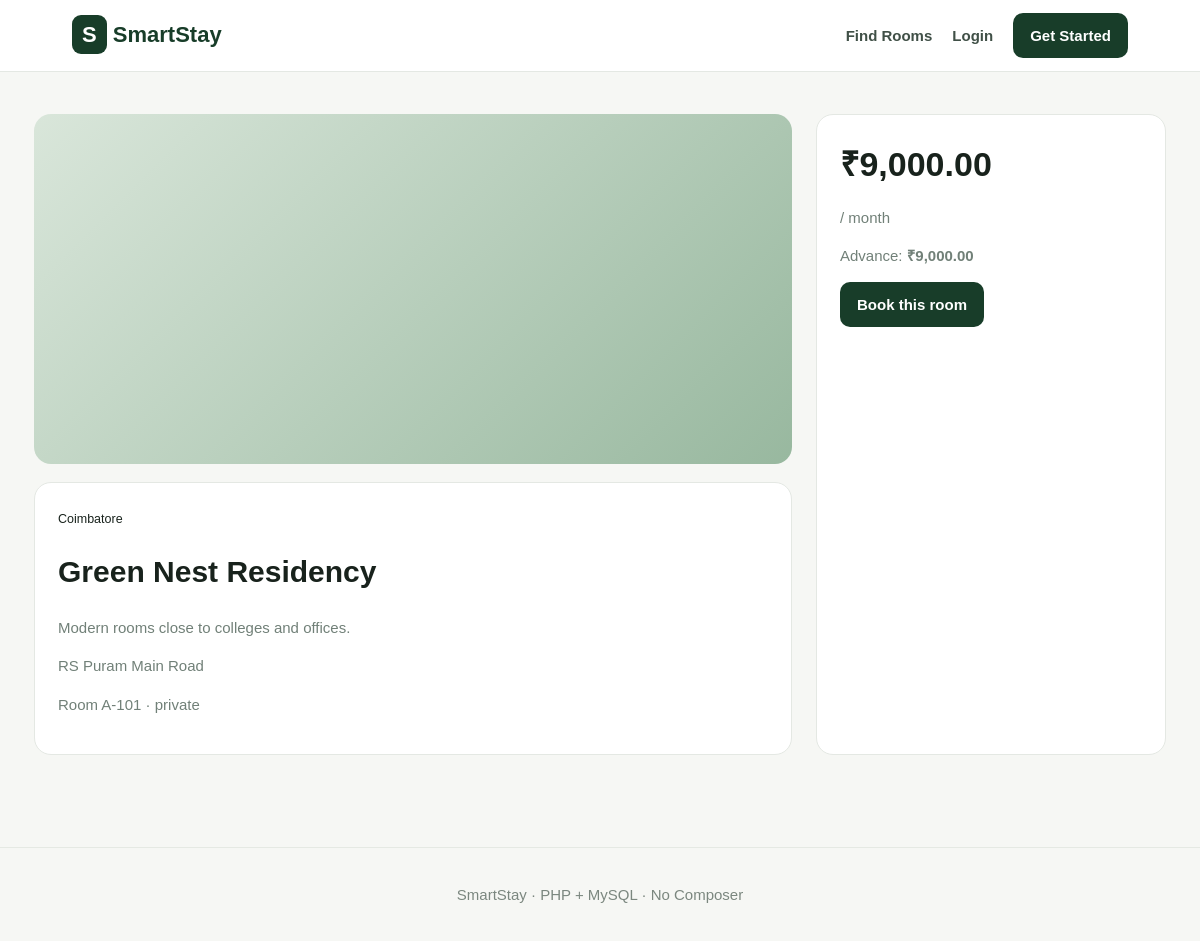
Screenshot of /room.php?id=1 with the database file from the repository.
### tables this page shows
CREATE TABLE rooms(id INT AUTO_INCREMENT PRIMARY KEY,property_id INT NOT NULL,room_number VARCHAR(30) NOT NULL,room_type ENUM('private','shared') DEFAULT 'private',rent DECIMAL(10,2) NOT NULL,deposit DECIMAL(10,2) DEFAULT 0,status ENUM('available','occupied','maintenance') DEFAULT 'available',FOREIGN KEY(property_id) REFERENCES properties(id) ON DELETE CASCADE);

CREATE TABLE properties(id INT AUTO_INCREMENT PRIMARY KEY,owner_id INT NOT NULL,title VARCHAR(180) NOT NULL,address VARCHAR(255) NOT NULL,city VARCHAR(100) NOT NULL,description TEXT,created_at DATETIME DEFAULT CURRENT_TIMESTAMP,FOREIGN KEY(owner_id) REFERENCES users(id) ON DELETE CASCADE);

### config/config.php (called while the page is built, shortened)
<?php
function db(){static $p; if(!$p){$p=new PDO('mysql:host='.DB_HOST.';dbname='.DB_NAME.';charset=utf8mb4',DB_USER,DB_PASS,[PDO::ATTR_ERRMODE=>PDO::ERRMODE_EXCEPTION,PDO::ATTR_DEFAULT_FETCH_MODE=>PDO::FETCH_ASSOC]);}return $p;}
function e($x){return htmlspecialchars((string)$x,ENT_QUOTES,'UTF-8');} function money($n){return '₹'.number_format((float)$n,2);}

### room.php (the view)
<?php require 'config/config.php';$s=db()->prepare("SELECT r.*,p.title,p.address,p.city,p.description,u.name owner FROM rooms r JOIN properties p ON p.id=r.property_id JOIN users u ON u.id=p.owner_id WHERE r.id=?");$s->execute([(int)$_GET['id']]);$r=$s->fetch();if(!$r)exit('Room not found');$title=$r['title'];require 'config/header.php';?><div class="detail"><div><div class="photo big"></div><div class="panel"><small><?=e($r['city'])?></small><h1><?=e($r['title'])?></h1><p><?=e($r['description'])?></p><p><?=e($r['address'])?></p><p>Room <?=e($r['room_number'])?> · <?=e($r['room_type'])?></p></div></div><aside class="panel"><strong class="bigprice"><?=money($r['rent'])?></strong><p>/ month</p><p>Advance: <b><?=money($r['deposit'])?></b></p><?php if($r['status']==='available'):?><a class="btn" href="<?=BASE_URL?>/booking.php?room_id=<?=$r['id']?>">Book this room</a><?php else:?><b>Occupied</b><?php endif;?></aside></div><?php require 'config/footer.php';?>

### public/assets/style.css (style rules this page uses)
* { box-sizing:border-box }
body { margin:0;background:#f6f7f4;color:#18221c;font:15px/1.55 Arial,sans-serif }
.nav,.btn { background:#183d29;color:#fff!important;padding:11px 17px;border-radius:10px;text-decoration:none;border:0;font-weight:800;display:inline-block;cursor:pointer }
.features div,.panel { background:#fff;border:1px solid #e4e8e3;border-radius:17px;padding:23px }
.features p,.panel p { color:#718078 }
.photo { height:175px;background:linear-gradient(135deg,#d9e6da,#98b89f) }
.photo.big { height:350px;border-radius:17px;margin-bottom:18px }
.detail { display:grid;grid-template-columns:1fr 350px;gap:24px }
.bigprice { font-size:34px }

### rows the page displays
rooms: property.city "Coimbatore", property.title "Green Nest Residency", property.description "Modern rooms close to colleges and offices.", property.address "RS Puram Main Road", room_number "A-101", room_type "private", rent "₹9,000.00", deposit "₹9,000.00"
